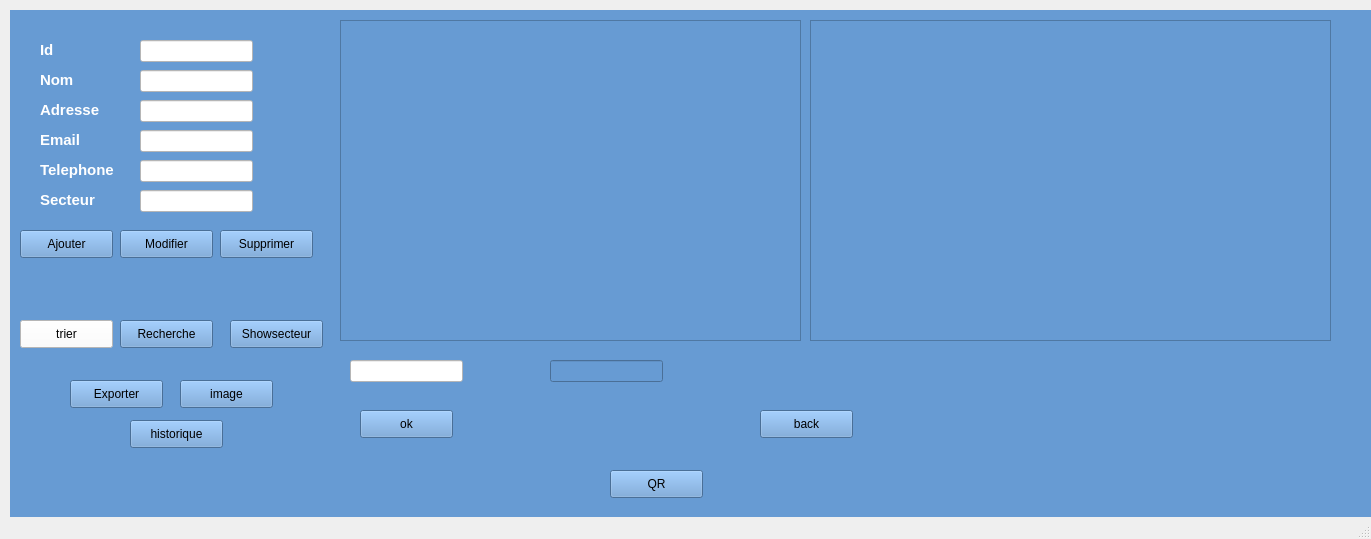
<?xml version="1.0" encoding="UTF-8"?>
<ui version="4.0">
 <class>gestiondefournisseur</class>
 <widget class="QMainWindow" name="gestiondefournisseur">
  <property name="geometry">
   <rect>
    <x>0</x>
    <y>0</y>
    <width>1371</width>
    <height>539</height>
   </rect>
  </property>
  <property name="windowTitle">
   <string>MainWindow</string>
  </property>
  <widget class="QWidget" name="centralwidget">
   <widget class="QStackedWidget" name="stackedWidget">
    <property name="geometry">
     <rect>
      <x>10</x>
      <y>10</y>
      <width>1361</width>
      <height>781</height>
     </rect>
    </property>
    <property name="styleSheet">
     <string notr="true">background-color: rgb(103, 155, 211);</string>
    </property>
    <property name="currentIndex">
     <number>0</number>
    </property>
    <widget class="QWidget" name="page">
     <widget class="QLabel" name="label_14">
      <property name="geometry">
       <rect>
        <x>30</x>
        <y>30</y>
        <width>61</width>
        <height>21</height>
       </rect>
      </property>
      <property name="text">
       <string>&lt;html&gt;&lt;head/&gt;&lt;body&gt;&lt;p&gt;&lt;span style=&quot; font-size:11pt; font-weight:600; color:#ffffff;&quot;&gt;Id&lt;/span&gt;&lt;/p&gt;&lt;/body&gt;&lt;/html&gt;</string>
      </property>
     </widget>
     <widget class="QLabel" name="label_15">
      <property name="geometry">
       <rect>
        <x>30</x>
        <y>60</y>
        <width>61</width>
        <height>21</height>
       </rect>
      </property>
      <property name="text">
       <string>&lt;html&gt;&lt;head/&gt;&lt;body&gt;&lt;p&gt;&lt;span style=&quot; font-size:11pt; font-weight:600; color:#ffffff;&quot;&gt;Nom&lt;/span&gt;&lt;/p&gt;&lt;/body&gt;&lt;/html&gt;</string>
      </property>
     </widget>
     <widget class="QLabel" name="label_16">
      <property name="geometry">
       <rect>
        <x>30</x>
        <y>90</y>
        <width>71</width>
        <height>21</height>
       </rect>
      </property>
      <property name="text">
       <string>&lt;html&gt;&lt;head/&gt;&lt;body&gt;&lt;p&gt;&lt;span style=&quot; font-size:11pt; font-weight:600; color:#ffffff;&quot;&gt;Adresse&lt;/span&gt;&lt;/p&gt;&lt;/body&gt;&lt;/html&gt;</string>
      </property>
     </widget>
     <widget class="QLabel" name="label_17">
      <property name="geometry">
       <rect>
        <x>30</x>
        <y>120</y>
        <width>61</width>
        <height>20</height>
       </rect>
      </property>
      <property name="text">
       <string>&lt;html&gt;&lt;head/&gt;&lt;body&gt;&lt;p&gt;&lt;span style=&quot; font-size:11pt; font-weight:600; color:#ffffff;&quot;&gt;Email&lt;/span&gt;&lt;/p&gt;&lt;/body&gt;&lt;/html&gt;</string>
      </property>
     </widget>
     <widget class="QLabel" name="label_18">
      <property name="geometry">
       <rect>
        <x>30</x>
        <y>150</y>
        <width>101</width>
        <height>21</height>
       </rect>
      </property>
      <property name="text">
       <string>&lt;html&gt;&lt;head/&gt;&lt;body&gt;&lt;p&gt;&lt;span style=&quot; font-size:11pt; font-weight:600; color:#ffffff;&quot;&gt;Telephone&lt;/span&gt;&lt;/p&gt;&lt;/body&gt;&lt;/html&gt;</string>
      </property>
     </widget>
     <widget class="QLabel" name="label_19">
      <property name="geometry">
       <rect>
        <x>30</x>
        <y>180</y>
        <width>71</width>
        <height>21</height>
       </rect>
      </property>
      <property name="text">
       <string>&lt;html&gt;&lt;head/&gt;&lt;body&gt;&lt;p&gt;&lt;span style=&quot; font-size:11pt; font-weight:600; color:#ffffff;&quot;&gt;Secteur&lt;/span&gt;&lt;/p&gt;&lt;/body&gt;&lt;/html&gt;</string>
      </property>
     </widget>
     <widget class="QLineEdit" name="lineEdit_ID_2">
      <property name="geometry">
       <rect>
        <x>130</x>
        <y>30</y>
        <width>113</width>
        <height>22</height>
       </rect>
      </property>
      <property name="styleSheet">
       <string notr="true">background-color: rgb(255, 255, 255);</string>
      </property>
     </widget>
     <widget class="QLineEdit" name="lineEdit_nom_3">
      <property name="geometry">
       <rect>
        <x>130</x>
        <y>60</y>
        <width>113</width>
        <height>22</height>
       </rect>
      </property>
      <property name="styleSheet">
       <string notr="true">background-color: rgb(255, 255, 255);</string>
      </property>
     </widget>
     <widget class="QLineEdit" name="lineEdit_adresse_3">
      <property name="geometry">
       <rect>
        <x>130</x>
        <y>90</y>
        <width>113</width>
        <height>22</height>
       </rect>
      </property>
      <property name="styleSheet">
       <string notr="true">background-color: rgb(255, 255, 255);</string>
      </property>
     </widget>
     <widget class="QLineEdit" name="lineEdit_email_3">
      <property name="geometry">
       <rect>
        <x>130</x>
        <y>120</y>
        <width>113</width>
        <height>22</height>
       </rect>
      </property>
      <property name="styleSheet">
       <string notr="true">background-color: rgb(255, 255, 255);</string>
      </property>
     </widget>
     <widget class="QLineEdit" name="lineEdit_telephone_3">
      <property name="geometry">
       <rect>
        <x>130</x>
        <y>150</y>
        <width>113</width>
        <height>22</height>
       </rect>
      </property>
      <property name="styleSheet">
       <string notr="true">background-color: rgb(255, 255, 255);</string>
      </property>
     </widget>
     <widget class="QLineEdit" name="lineEdit_secteur_3">
      <property name="geometry">
       <rect>
        <x>130</x>
        <y>180</y>
        <width>113</width>
        <height>22</height>
       </rect>
      </property>
      <property name="styleSheet">
       <string notr="true">background-color: rgb(255, 255, 255);</string>
      </property>
     </widget>
     <widget class="QPushButton" name="pushButton_ajouter_2">
      <property name="geometry">
       <rect>
        <x>10</x>
        <y>220</y>
        <width>93</width>
        <height>28</height>
       </rect>
      </property>
      <property name="text">
       <string>Ajouter</string>
      </property>
     </widget>
     <widget class="QPushButton" name="pushButton_modifier_2">
      <property name="geometry">
       <rect>
        <x>110</x>
        <y>220</y>
        <width>93</width>
        <height>28</height>
       </rect>
      </property>
      <property name="text">
       <string>Modifier</string>
      </property>
     </widget>
     <widget class="QPushButton" name="pushButton_supprimer_2">
      <property name="geometry">
       <rect>
        <x>210</x>
        <y>220</y>
        <width>93</width>
        <height>28</height>
       </rect>
      </property>
      <property name="text">
       <string>Supprimer</string>
      </property>
     </widget>
     <widget class="QTableView" name="tableView_2">
      <property name="geometry">
       <rect>
        <x>330</x>
        <y>10</y>
        <width>461</width>
        <height>321</height>
       </rect>
      </property>
     </widget>
     <widget class="QPushButton" name="pushButton">
      <property name="geometry">
       <rect>
        <x>10</x>
        <y>310</y>
        <width>93</width>
        <height>28</height>
       </rect>
      </property>
      <property name="styleSheet">
       <string notr="true">background-color: rgb(255, 255, 255);</string>
      </property>
      <property name="text">
       <string>trier</string>
      </property>
     </widget>
     <widget class="QPushButton" name="pushButton_2">
      <property name="geometry">
       <rect>
        <x>110</x>
        <y>310</y>
        <width>93</width>
        <height>28</height>
       </rect>
      </property>
      <property name="text">
       <string>Recherche</string>
      </property>
     </widget>
     <widget class="QPushButton" name="pushButton_4">
      <property name="geometry">
       <rect>
        <x>60</x>
        <y>370</y>
        <width>93</width>
        <height>28</height>
       </rect>
      </property>
      <property name="text">
       <string>Exporter</string>
      </property>
     </widget>
     <widget class="QPushButton" name="pushButton_6">
      <property name="geometry">
       <rect>
        <x>120</x>
        <y>410</y>
        <width>93</width>
        <height>28</height>
       </rect>
      </property>
      <property name="text">
       <string>historique</string>
      </property>
     </widget>
     <widget class="QPushButton" name="pushButton_8">
      <property name="geometry">
       <rect>
        <x>220</x>
        <y>310</y>
        <width>93</width>
        <height>28</height>
       </rect>
      </property>
      <property name="text">
       <string>Showsecteur</string>
      </property>
     </widget>
     <widget class="QGraphicsView" name="graphicsView_2">
      <property name="geometry">
       <rect>
        <x>800</x>
        <y>10</y>
        <width>521</width>
        <height>321</height>
       </rect>
      </property>
     </widget>
     <widget class="QLineEdit" name="lineEdit_reservationID">
      <property name="geometry">
       <rect>
        <x>340</x>
        <y>350</y>
        <width>113</width>
        <height>22</height>
       </rect>
      </property>
      <property name="styleSheet">
       <string notr="true">background-color: rgb(255, 255, 255);</string>
      </property>
     </widget>
     <widget class="QPushButton" name="pushButton_7">
      <property name="geometry">
       <rect>
        <x>350</x>
        <y>400</y>
        <width>93</width>
        <height>28</height>
       </rect>
      </property>
      <property name="text">
       <string>ok</string>
      </property>
     </widget>
     <widget class="QPushButton" name="pushButton_inserer">
      <property name="geometry">
       <rect>
        <x>170</x>
        <y>370</y>
        <width>93</width>
        <height>28</height>
       </rect>
      </property>
      <property name="text">
       <string>image</string>
      </property>
     </widget>
     <widget class="QLabel" name="label_image">
      <property name="geometry">
       <rect>
        <x>730</x>
        <y>380</y>
        <width>291</width>
        <height>321</height>
       </rect>
      </property>
      <property name="text">
       <string/>
      </property>
     </widget>
     <widget class="QLineEdit" name="lien_image">
      <property name="geometry">
       <rect>
        <x>540</x>
        <y>350</y>
        <width>113</width>
        <height>22</height>
       </rect>
      </property>
     </widget>
     <widget class="QPushButton" name="pb_qr">
      <property name="geometry">
       <rect>
        <x>600</x>
        <y>460</y>
        <width>93</width>
        <height>28</height>
       </rect>
      </property>
      <property name="text">
       <string>QR</string>
      </property>
     </widget>
     <widget class="QPushButton" name="menu">
      <property name="geometry">
       <rect>
        <x>750</x>
        <y>400</y>
        <width>93</width>
        <height>28</height>
       </rect>
      </property>
      <property name="text">
       <string>back</string>
      </property>
     </widget>
    </widget>
   </widget>
  </widget>
  <widget class="QMenuBar" name="menubar">
   <property name="geometry">
    <rect>
     <x>0</x>
     <y>0</y>
     <width>1371</width>
     <height>26</height>
    </rect>
   </property>
  </widget>
  <widget class="QStatusBar" name="statusbar"/>
 </widget>
 <resources/>
 <connections/>
</ui>
